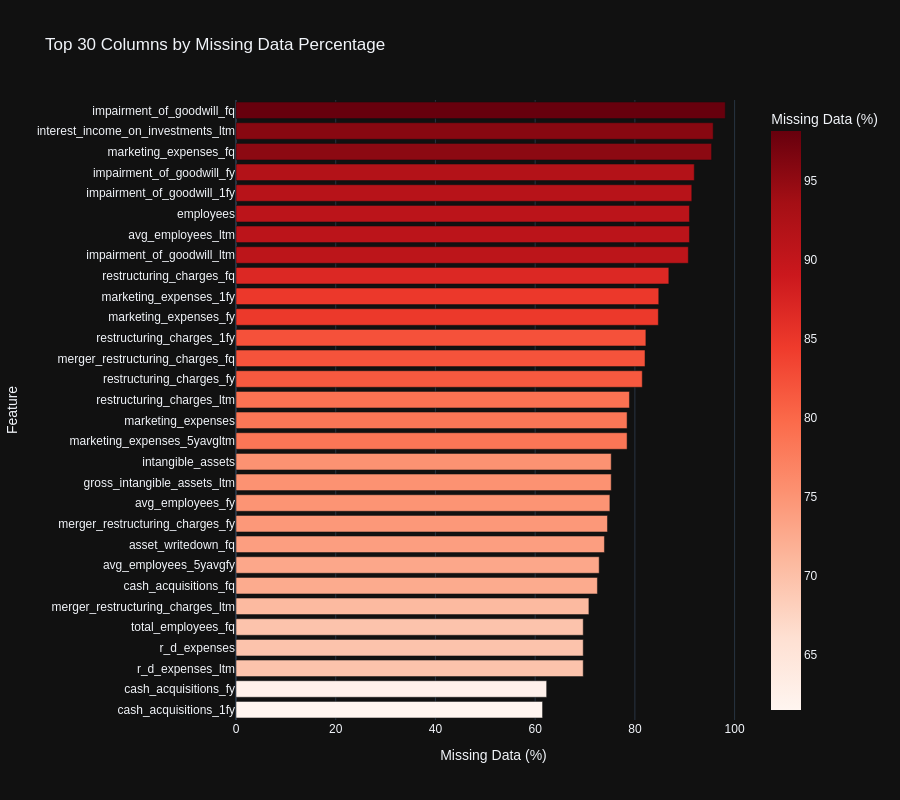
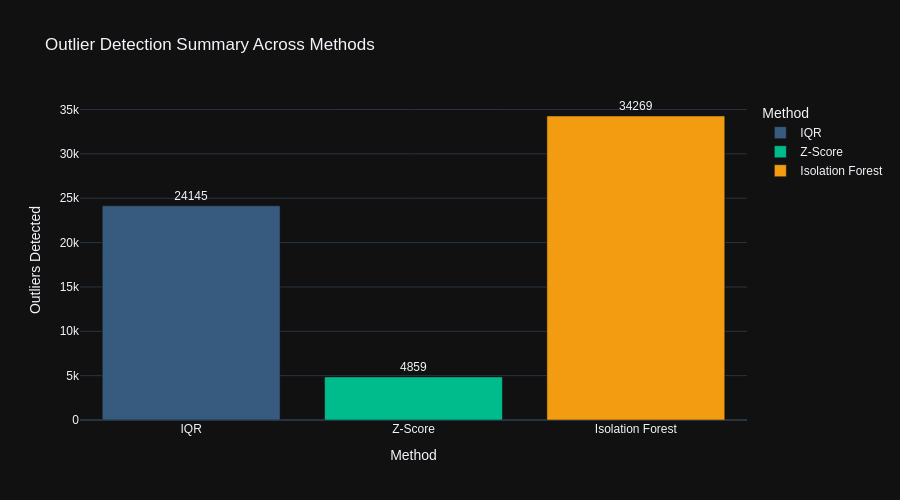
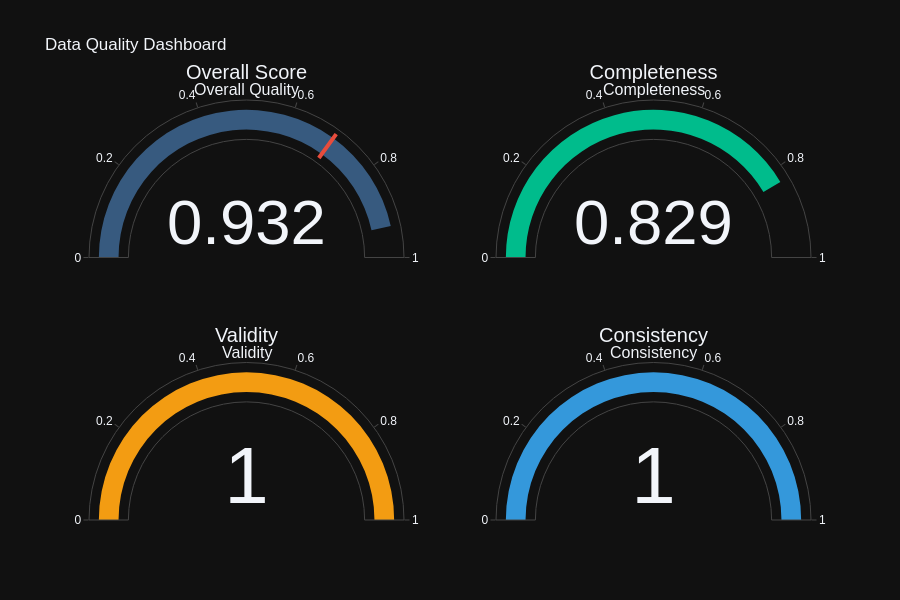

The cell these charts' notebook holds for them, in order:
### Code cell
# 📊 Interactive Data Quality Visualizations
print("\n📊 Creating Interactive Data Quality Visualizations...")

# Note: Output directories already created at initialization (all Phase 9.1-9.8 subdirectories)

# 1. Missing Value Heatmap (Interactive Plotly)
missing_pct = (all_stocks_winsorized.isnull().sum() / len(all_stocks_winsorized) * 100).sort_values(ascending=False)
missing_df = pd.DataFrame({
    'Column': missing_pct.index,
    'Missing %': missing_pct.values
    }).head(30)

fig_missing = px.bar(
        missing_df,
        x='Missing %',
        y='Column',
        orientation='h',
        title='Top 30 Columns by Missing Data Percentage',
        labels={'Missing %': 'Missing Data (%)', 'Column': 'Feature'},
        color='Missing %',
        color_continuous_scale='Reds',
        height=800,
        template='plotly_dark'
        )
fig_missing.update_layout(yaxis={'categoryorder': 'total ascending'}, font_family="Arial")
fig_missing.show()

# Save as HTML for interactive viewing
fig_missing.write_html(OUTPUT_DIR / "eda" / "missing_values_heatmap.html")
print(f"✓ Saved: {OUTPUT_DIR / 'eda' / 'missing_values_heatmap.html'}")

# 2. Outlier Detection Summary (Interactive Bar Chart)
outlier_summary = pd.DataFrame({
    'Method': ['IQR', 'Z-Score', 'Isolation Forest'],
    'Outliers Detected': [total_iqr, total_zscore, total_iforest],
    'Columns Analyzed': [len(outliers_iqr), len(outliers_zscore), len(outliers_iforest)]
    })

fig_outliers = px.bar(
        outlier_summary,
        x='Method',
        y='Outliers Detected',
        title='Outlier Detection Summary Across Methods',
        color='Method',
        text='Outliers Detected',
        height=500,
        template='plotly_dark',
        color_discrete_sequence=['#375a7f', '#00bc8c', '#f39c12']
        )
fig_outliers.update_traces(texttemplate='%{text}', textposition='outside')
fig_outliers.update_layout(font_family="Arial")
fig_outliers.show()
fig_outliers.write_html(OUTPUT_DIR / "eda" / "outlier_detection_summary.html")
print(f"✓ Saved: {OUTPUT_DIR / 'eda' / 'outlier_detection_summary.html'}")

# 3. Data Quality Score Dashboard (Gauge Charts)
fig_quality = make_subplots(
        rows=2, cols=2,
        specs=[[{'type': 'indicator'}, {'type': 'indicator'}],
               [{'type': 'indicator'}, {'type': 'indicator'}]],
        subplot_titles=('Overall Quality', 'Completeness', 'Validity', 'Consistency')
        )

fig_quality.add_trace(go.Indicator(
        mode="gauge+number",
        value=quality_report.overall_score,
        title={'text': "Overall Score"},
        gauge={'axis': {'range': [0, 1]},
               'bar': {'color': "#375a7f"},
               'threshold': {'line': {'color': "#e74c3c", 'width': 4}, 'thickness': 0.75, 'value': 0.7}}
        ), row=1, col=1)

fig_quality.add_trace(go.Indicator(
        mode="gauge+number",
        value=quality_report.completeness_score,
        title={'text': "Completeness"},
        gauge={'axis': {'range': [0, 1]}, 'bar': {'color': "#00bc8c"}}
        ), row=1, col=2)

fig_quality.add_trace(go.Indicator(
        mode="gauge+number",
        value=quality_report.validity_score,
        title={'text': "Validity"},
        gauge={'axis': {'range': [0, 1]}, 'bar': {'color': "#f39c12"}}
        ), row=2, col=1)

fig_quality.add_trace(go.Indicator(
        mode="gauge+number",
        value=quality_report.consistency_score,
        title={'text': "Consistency"},
        gauge={'axis': {'range': [0, 1]}, 'bar': {'color': "#3498db"}}
        ), row=2, col=2)

fig_quality.update_layout(
        title_text="Data Quality Dashboard",
        height=600,
        showlegend=False,
        template='plotly_dark',
        font_family="Arial"
        )
fig_quality.show()
fig_quality.write_html(OUTPUT_DIR / "eda" / "data_quality_dashboard.html")
print(f"✓ Saved: {OUTPUT_DIR / 'eda' / 'data_quality_dashboard.html'}")

print(f"\n✅ Section 2 Interactive Visualizations Complete")
# Optionally, print the actual issues
if quality_report.issues:
    print(f"  Issue details:")
    for issue in quality_report.issues[:5]:  # Show first 5 issues
        print(f"    - {issue}")
    if len(quality_report.issues) > 5:
        print(f"    ... and {len(quality_report.issues) - 5} more issues")

### Figure 1 — Plotly figure (JSON) as saved in the notebook; plotly's stock layout.template omitted (floating-point values rounded to 4 significant figures)
{"data": [{"hovertemplate": "Missing Data (%)=%{marker.color}<br>Feature=%{y}<extra></extra>", "legendgroup": "", "marker": {"color": [98.12, 95.71, 95.38, 91.91, 91.42, 90.95, 90.95, 90.72, 86.81, 84.79, 84.71, 82.21, 82.04, 81.48, 78.91, 78.44, 78.44, 75.26, 75.26, 74.99, 74.5, 73.89, 72.84, 72.48, 70.78, 69.64, 69.64, 69.64, 62.31, 61.48], "coloraxis": "coloraxis", "pattern": {"shape": ""}}, "name": "", "orientation": "h", "showlegend": false, "textposition": "auto", "x": [98.12, 95.71, 95.38, 91.91, 91.42, 90.95, 90.95, 90.72, 86.81, 84.79, 84.71, 82.21, 82.04, 81.48, 78.91, 78.44, 78.44, 75.26, 75.26, 74.99, 74.5, 73.89, 72.84, 72.48, 70.78, 69.64, 69.64, 69.64, 62.31, 61.48], "xaxis": "x", "y": ["impairment_of_goodwill_fq", "interest_income_on_investments_ltm", "marketing_expenses_fq", "impairment_of_goodwill_fy", "impairment_of_goodwill_1fy", "avg_employees_ltm", "employees", "impairment_of_goodwill_ltm", "restructuring_charges_fq", "marketing_expenses_1fy", "marketing_expenses_fy", "restructuring_charges_1fy", "merger_restructuring_charges_fq", "restructuring_charges_fy", "restructuring_charges_ltm", "marketing_expenses_5yavgltm", "marketing_expenses", "gross_intangible_assets_ltm", "intangible_assets", "avg_employees_fy", "merger_restructuring_charges_fy", "asset_writedown_fq", "avg_employees_5yavgfy", "cash_acquisitions_fq", "merger_restructuring_charges_ltm", "r_d_expenses_ltm", "r_d_expenses", "total_employees_fq", "cash_acquisitions_fy", "cash_acquisitions_1fy"], "yaxis": "y", "type": "bar"}], "layout": {"xaxis": {"anchor": "y", "domain": [0, 1], "title": {"text": "Missing Data (%)"}}, "yaxis": {"anchor": "x", "domain": [0, 1], "title": {"text": "Feature"}, "categoryorder": "total ascending"}, "coloraxis": {"colorbar": {"title": {"text": "Missing Data (%)"}}, "colorscale": [[0, "rgb(255,245,240)"], [0.125, "rgb(254,224,210)"], [0.25, "rgb(252,187,161)"], [0.375, "rgb(252,146,114)"], [0.5, "rgb(251,106,74)"], [0.625, "rgb(239,59,44)"], [0.75, "rgb(203,24,29)"], [0.875, "rgb(165,15,21)"], [1, "rgb(103,0,13)"]]}, "legend": {"tracegroupgap": 0}, "title": {"text": "Top 30 Columns by Missing Data Percentage"}, "barmode": "relative", "height": 800, "font": {"family": "Arial"}}}

### Figure 2 — Plotly figure (JSON) as saved in the notebook; plotly's stock layout.template omitted (floating-point values rounded to 4 significant figures)
{"data": [{"hovertemplate": "Method=%{x}<br>Outliers Detected=%{text}<extra></extra>", "legendgroup": "IQR", "marker": {"color": "#375a7f", "pattern": {"shape": ""}}, "name": "IQR", "orientation": "v", "showlegend": true, "text": [24140.0], "textposition": "outside", "x": ["IQR"], "xaxis": "x", "y": [24145], "yaxis": "y", "type": "bar", "texttemplate": "%{text}"}, {"hovertemplate": "Method=%{x}<br>Outliers Detected=%{text}<extra></extra>", "legendgroup": "Z-Score", "marker": {"color": "#00bc8c", "pattern": {"shape": ""}}, "name": "Z-Score", "orientation": "v", "showlegend": true, "text": [4859.0], "textposition": "outside", "x": ["Z-Score"], "xaxis": "x", "y": [4859], "yaxis": "y", "type": "bar", "texttemplate": "%{text}"}, {"hovertemplate": "Method=%{x}<br>Outliers Detected=%{text}<extra></extra>", "legendgroup": "Isolation Forest", "marker": {"color": "#f39c12", "pattern": {"shape": ""}}, "name": "Isolation Forest", "orientation": "v", "showlegend": true, "text": [34270.0], "textposition": "outside", "x": ["Isolation Forest"], "xaxis": "x", "y": [34269], "yaxis": "y", "type": "bar", "texttemplate": "%{text}"}], "layout": {"xaxis": {"anchor": "y", "domain": [0, 1], "title": {"text": "Method"}, "categoryorder": "array", "categoryarray": ["IQR", "Z-Score", "Isolation Forest"]}, "yaxis": {"anchor": "x", "domain": [0, 1], "title": {"text": "Outliers Detected"}}, "legend": {"title": {"text": "Method"}, "tracegroupgap": 0}, "title": {"text": "Outlier Detection Summary Across Methods"}, "barmode": "relative", "height": 500, "font": {"family": "Arial"}}}

### Figure 3 — Plotly figure (JSON) as saved in the notebook; plotly's stock layout.template omitted (floating-point values rounded to 4 significant figures)
{"data": [{"gauge": {"axis": {"range": [0, 1]}, "bar": {"color": "#375a7f"}, "threshold": {"line": {"color": "#e74c3c", "width": 4}, "thickness": 0.75, "value": 0.7}}, "mode": "gauge+number", "title": {"text": "Overall Score"}, "value": 0.9316, "type": "indicator", "domain": {"x": [0, 0.45], "y": [0.625, 1]}}, {"gauge": {"axis": {"range": [0, 1]}, "bar": {"color": "#00bc8c"}}, "mode": "gauge+number", "title": {"text": "Completeness"}, "value": 0.8289, "type": "indicator", "domain": {"x": [0.55, 1], "y": [0.625, 1]}}, {"gauge": {"axis": {"range": [0, 1]}, "bar": {"color": "#f39c12"}}, "mode": "gauge+number", "title": {"text": "Validity"}, "value": 1, "type": "indicator", "domain": {"x": [0, 0.45], "y": [0, 0.375]}}, {"gauge": {"axis": {"range": [0, 1]}, "bar": {"color": "#3498db"}}, "mode": "gauge+number", "title": {"text": "Consistency"}, "value": 1, "type": "indicator", "domain": {"x": [0.55, 1], "y": [0, 0.375]}}], "layout": {"annotations": [{"font": {"size": 16}, "showarrow": false, "text": "Overall Quality", "x": 0.225, "xanchor": "center", "xref": "paper", "y": 1, "yanchor": "bottom", "yref": "paper"}, {"font": {"size": 16}, "showarrow": false, "text": "Completeness", "x": 0.775, "xanchor": "center", "xref": "paper", "y": 1, "yanchor": "bottom", "yref": "paper"}, {"font": {"size": 16}, "showarrow": false, "text": "Validity", "x": 0.225, "xanchor": "center", "xref": "paper", "y": 0.375, "yanchor": "bottom", "yref": "paper"}, {"font": {"size": 16}, "showarrow": false, "text": "Consistency", "x": 0.775, "xanchor": "center", "xref": "paper", "y": 0.375, "yanchor": "bottom", "yref": "paper"}], "title": {"text": "Data Quality Dashboard"}, "font": {"family": "Arial"}, "height": 600, "showlegend": false}}
